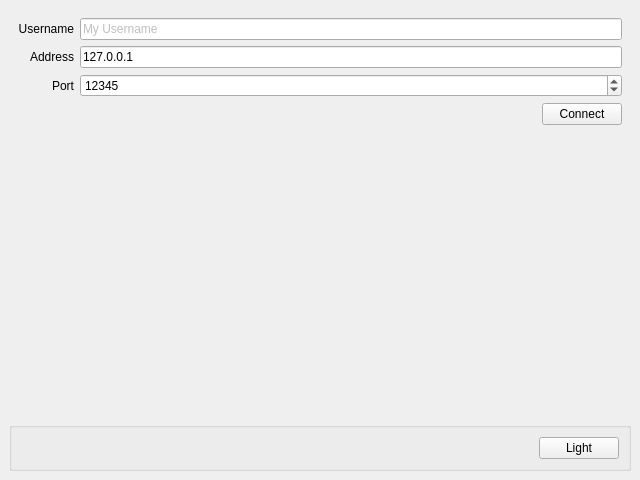
<?xml version="1.0" encoding="UTF-8"?>
<ui version="4.0">
 <class>MainWindow</class>
 <widget class="QMainWindow" name="MainWindow">
  <property name="geometry">
   <rect>
    <x>0</x>
    <y>0</y>
    <width>640</width>
    <height>480</height>
   </rect>
  </property>
  <property name="windowTitle">
   <string>ChatApp</string>
  </property>
  <widget class="QWidget" name="centralwidget">
   <layout class="QVBoxLayout" name="verticalLayout_2">
    <item>
     <widget class="QStackedWidget" name="stackedWidgetMenu">
      <property name="currentIndex">
       <number>0</number>
      </property>
      <widget class="QWidget" name="pageHome">
       <layout class="QVBoxLayout" name="verticalLayout">
        <item>
         <layout class="QGridLayout" name="gridLayout">
          <item row="2" column="1">
           <widget class="QSpinBox" name="spinBoxPort">
            <property name="minimum">
             <number>1</number>
            </property>
            <property name="maximum">
             <number>65535</number>
            </property>
            <property name="value">
             <number>12345</number>
            </property>
           </widget>
          </item>
          <item row="1" column="1">
           <widget class="QLineEdit" name="lineEditAddress">
            <property name="text">
             <string>127.0.0.1</string>
            </property>
            <property name="placeholderText">
             <string/>
            </property>
           </widget>
          </item>
          <item row="0" column="0">
           <widget class="QLabel" name="label_1">
            <property name="layoutDirection">
             <enum>Qt::LeftToRight</enum>
            </property>
            <property name="text">
             <string>Username</string>
            </property>
            <property name="alignment">
             <set>Qt::AlignRight|Qt::AlignTrailing|Qt::AlignVCenter</set>
            </property>
           </widget>
          </item>
          <item row="1" column="0">
           <widget class="QLabel" name="label_2">
            <property name="layoutDirection">
             <enum>Qt::LeftToRight</enum>
            </property>
            <property name="text">
             <string>Address</string>
            </property>
            <property name="alignment">
             <set>Qt::AlignRight|Qt::AlignTrailing|Qt::AlignVCenter</set>
            </property>
           </widget>
          </item>
          <item row="0" column="1">
           <widget class="QLineEdit" name="lineEditUsername">
            <property name="palette">
             <palette>
              <active>
               <colorrole role="PlaceholderText">
                <brush brushstyle="SolidPattern">
                 <color alpha="128">
                  <red>128</red>
                  <green>128</green>
                  <blue>128</blue>
                 </color>
                </brush>
               </colorrole>
              </active>
              <inactive>
               <colorrole role="PlaceholderText">
                <brush brushstyle="SolidPattern">
                 <color alpha="128">
                  <red>128</red>
                  <green>128</green>
                  <blue>128</blue>
                 </color>
                </brush>
               </colorrole>
              </inactive>
              <disabled>
               <colorrole role="PlaceholderText">
                <brush brushstyle="SolidPattern">
                 <color alpha="128">
                  <red>128</red>
                  <green>128</green>
                  <blue>128</blue>
                 </color>
                </brush>
               </colorrole>
              </disabled>
             </palette>
            </property>
            <property name="placeholderText">
             <string>My Username</string>
            </property>
           </widget>
          </item>
          <item row="2" column="0">
           <widget class="QLabel" name="label_3">
            <property name="layoutDirection">
             <enum>Qt::LeftToRight</enum>
            </property>
            <property name="text">
             <string>Port</string>
            </property>
            <property name="alignment">
             <set>Qt::AlignRight|Qt::AlignTrailing|Qt::AlignVCenter</set>
            </property>
           </widget>
          </item>
          <item row="6" column="0" colspan="2">
           <layout class="QHBoxLayout" name="horizontalLayout_3">
            <item>
             <spacer name="horizontalSpacer_3">
              <property name="orientation">
               <enum>Qt::Horizontal</enum>
              </property>
              <property name="sizeHint" stdset="0">
               <size>
                <width>40</width>
                <height>20</height>
               </size>
              </property>
             </spacer>
            </item>
            <item>
             <widget class="QPushButton" name="pushButtonConnect">
              <property name="text">
               <string>Connect</string>
              </property>
             </widget>
            </item>
           </layout>
          </item>
         </layout>
        </item>
        <item>
         <spacer name="verticalSpacer">
          <property name="orientation">
           <enum>Qt::Vertical</enum>
          </property>
          <property name="sizeHint" stdset="0">
           <size>
            <width>20</width>
            <height>40</height>
           </size>
          </property>
         </spacer>
        </item>
       </layout>
      </widget>
      <widget class="QWidget" name="pageChat">
       <layout class="QVBoxLayout" name="verticalLayout_3">
        <item>
         <widget class="QSplitter" name="splitter_1">
          <property name="orientation">
           <enum>Qt::Horizontal</enum>
          </property>
          <widget class="QListWidget" name="listWidgetUsers"/>
          <widget class="QSplitter" name="splitter_2">
           <property name="orientation">
            <enum>Qt::Vertical</enum>
           </property>
           <widget class="QListWidget" name="listWidgetChat"/>
           <widget class="QTextEdit" name="textEditMessage"/>
          </widget>
         </widget>
        </item>
        <item>
         <layout class="QHBoxLayout" name="horizontalLayout">
          <item>
           <spacer name="horizontalSpacer">
            <property name="orientation">
             <enum>Qt::Horizontal</enum>
            </property>
            <property name="sizeHint" stdset="0">
             <size>
              <width>40</width>
              <height>20</height>
             </size>
            </property>
           </spacer>
          </item>
          <item>
           <widget class="QPushButton" name="pushButtonDisconnect">
            <property name="text">
             <string>Disconnect</string>
            </property>
           </widget>
          </item>
         </layout>
        </item>
       </layout>
      </widget>
     </widget>
    </item>
    <item>
     <widget class="QGroupBox" name="groupBox">
      <property name="title">
       <string/>
      </property>
      <layout class="QHBoxLayout" name="horizontalLayout_2">
       <item>
        <widget class="QLabel" name="labelStatus">
         <property name="autoFillBackground">
          <bool>false</bool>
         </property>
         <property name="text">
          <string/>
         </property>
         <property name="alignment">
          <set>Qt::AlignLeading|Qt::AlignLeft|Qt::AlignVCenter</set>
         </property>
        </widget>
       </item>
       <item>
        <spacer name="horizontalSpacer_2">
         <property name="orientation">
          <enum>Qt::Horizontal</enum>
         </property>
         <property name="sizeHint" stdset="0">
          <size>
           <width>498</width>
           <height>20</height>
          </size>
         </property>
        </spacer>
       </item>
       <item>
        <widget class="QPushButton" name="pushButtonTheme">
         <property name="text">
          <string>Light</string>
         </property>
        </widget>
       </item>
      </layout>
     </widget>
    </item>
   </layout>
  </widget>
 </widget>
 <resources/>
 <connections/>
</ui>
